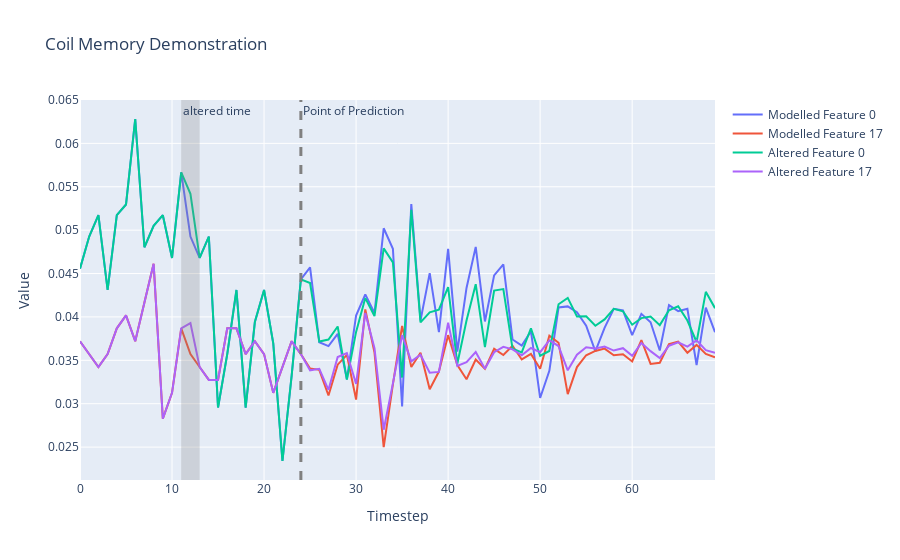

Here is the notebook cell this chart was saved with:
### Markdown cell above
## Coil Memory Demonstration

### Code cell
import matplotlib.pyplot as plt

states = []
# Select the batch we want to make predictions for
batch = 8

# After what step do we want the coil to start making its own predictions?
prediction_step = 24

# What features do we want to plot?
feature_sel = [0,17]

# Grab starting state tensor
state_tensor = batch_X[:,0,:]

# How many steps do we want to run the coil overall?
max_steps = 70

# Which timestamp do we want to force modify?
step_modify = 12

states.append(state_tensor[batch,feature_sel])
batch_size = batch_X.shape[0]
transition_tensor = torch.softmax(torch.zeros(batch_size, n_features, n_features), dim = 1).to("cuda")
for step_state in range(1,max_steps):
    state_tensor, transition_tensor = model.step_coil(state_tensor, transition_tensor)
    if step_state <= prediction_step:
        state_tensor = batch_X[:,step_state,:]
    states.append(state_tensor[batch,feature_sel])
    

# Get observed data to CPU and plot
data = [row.to('cpu').detach().numpy() for row in states]
# Transpose the data to get 5 traces
traces = list(zip(*data))

# Create the figure and add traces
fig = go.Figure()

# Plotting
for i, trace in enumerate(traces):
    model_trace = go.Scatter(y=trace, mode='lines', name=f'Modelled Feature {feature_sel[i]}')
    fig.add_trace(model_trace)
    
# Try with changing one X in memory
states = []
state_tensor = batch_X[:,0,:]
states.append(state_tensor[batch,feature_sel])
batch_size = batch_X.shape[0]
transition_tensor = torch.softmax(torch.zeros(batch_size, n_features, n_features), dim = 1).to("cuda")
for step_state in range(1,max_steps):
    state_tensor, transition_tensor = model.step_coil(state_tensor, transition_tensor)
    if step_state <= prediction_step:
        state_tensor = batch_X[:,step_state,:]
        
    # change a single state in memory:
    if step_state == step_modify:
        state_tensor = batch_X[:,step_state,:] * 1.1
    states.append(state_tensor[batch,feature_sel])


# Get observed data to CPU and plot
data = [row.to('cpu').detach().numpy() for row in states]
# Transpose the data to get 5 traces
traces = list(zip(*data))

# Plotting
for i, trace in enumerate(traces):
    obs_trace = go.Scatter(y=trace, mode='lines', name=f'Altered Feature {feature_sel[i]}')
    fig.add_trace(obs_trace)
    
# Add Line highlighting when the coil becomes responsible for its own predictions
fig.add_vline(x=prediction_step, line_width=3, line_dash="dash", line_color="grey", annotation_text='Point of Prediction')    

# Add title and labels
fig.update_layout(title=f'Coil Memory Demonstration',
                    xaxis_title='Timestep',
                    yaxis_title='Value')


fig.add_vrect(x0=step_modify-1, x1=step_modify+1, 
              annotation_text="altered time", annotation_position="top left",
              fillcolor="grey", opacity=0.25, line_width=0)

# Show the figure
fig.show()

### Figure 1 — Plotly figure (JSON) as saved in the notebook; plotly's stock layout.template omitted (floating-point values rounded to 4 significant figures)
{"data": [{"mode": "lines", "name": "Modelled Feature 0", "type": "scatter", "y": [0.04557, 0.04926, 0.05172, 0.0431, 0.05172, 0.05296, 0.06281, 0.04803, 0.05049, 0.05172, 0.0468, 0.05665, 0.04926, 0.0468, 0.04926, 0.02956, 0.03571, 0.0431, 0.02956, 0.03941, 0.0431, 0.03695, 0.0234, 0.03325, 0.04433, 0.04571, 0.03709, 0.03664, 0.03806, 0.03281, 0.04015, 0.0426, 0.04045, 0.05022, 0.04785, 0.02969, 0.05302, 0.03958, 0.04504, 0.03825, 0.04784, 0.03601, 0.04334, 0.04808, 0.03948, 0.04479, 0.04605, 0.0374, 0.03669, 0.03836, 0.03066, 0.03379, 0.04109, 0.04122, 0.04056, 0.03898, 0.03602, 0.03874, 0.04093, 0.04076, 0.0379, 0.04035, 0.03939, 0.03613, 0.04136, 0.04067, 0.04095, 0.03446, 0.04108, 0.03824]}, {"mode": "lines", "name": "Modelled Feature 17", "type": "scatter", "y": [0.0372, 0.03571, 0.03423, 0.03571, 0.03869, 0.04018, 0.0372, 0.04167, 0.04613, 0.02827, 0.03125, 0.03869, 0.03571, 0.03423, 0.03274, 0.03274, 0.03869, 0.03869, 0.03571, 0.0372, 0.03571, 0.03125, 0.03423, 0.0372, 0.03571, 0.03407, 0.0339, 0.03094, 0.0345, 0.03562, 0.03048, 0.04087, 0.03589, 0.025, 0.03222, 0.03896, 0.03424, 0.03586, 0.03167, 0.0337, 0.0379, 0.03445, 0.03282, 0.03509, 0.03402, 0.03632, 0.03561, 0.03668, 0.0351, 0.03574, 0.03404, 0.03784, 0.03702, 0.03111, 0.03422, 0.03559, 0.03608, 0.03635, 0.03559, 0.0357, 0.03487, 0.03732, 0.03458, 0.03472, 0.03686, 0.03716, 0.03587, 0.03678, 0.03574, 0.03535]}, {"mode": "lines", "name": "Altered Feature 0", "type": "scatter", "y": [0.04557, 0.04926, 0.05172, 0.0431, 0.05172, 0.05296, 0.06281, 0.04803, 0.05049, 0.05172, 0.0468, 0.05665, 0.05419, 0.0468, 0.04926, 0.02956, 0.03571, 0.0431, 0.02956, 0.03941, 0.0431, 0.03695, 0.0234, 0.03325, 0.04433, 0.0439, 0.03716, 0.03739, 0.0389, 0.03277, 0.03828, 0.04217, 0.0401, 0.0479, 0.04628, 0.03302, 0.05235, 0.03937, 0.04054, 0.04084, 0.04343, 0.0346, 0.0396, 0.04378, 0.03653, 0.04303, 0.04321, 0.03636, 0.03591, 0.03869, 0.03553, 0.03607, 0.04146, 0.0422, 0.04005, 0.04008, 0.03899, 0.03972, 0.04093, 0.04065, 0.0391, 0.03986, 0.04005, 0.03905, 0.04077, 0.04123, 0.03958, 0.03711, 0.04289, 0.04101]}, {"mode": "lines", "name": "Altered Feature 17", "type": "scatter", "y": [0.0372, 0.03571, 0.03423, 0.03571, 0.03869, 0.04018, 0.0372, 0.04167, 0.04613, 0.02827, 0.03125, 0.03869, 0.03929, 0.03423, 0.03274, 0.03274, 0.03869, 0.03869, 0.03571, 0.0372, 0.03571, 0.03125, 0.03423, 0.0372, 0.03571, 0.03385, 0.03402, 0.03161, 0.03537, 0.03584, 0.03228, 0.04046, 0.03641, 0.02701, 0.03234, 0.03791, 0.03489, 0.03564, 0.03357, 0.03367, 0.03934, 0.03435, 0.03479, 0.03596, 0.03402, 0.03594, 0.03656, 0.03626, 0.03558, 0.03642, 0.03594, 0.0373, 0.03665, 0.03385, 0.03564, 0.03651, 0.03635, 0.03659, 0.03612, 0.0364, 0.03551, 0.03699, 0.03606, 0.03527, 0.03668, 0.03708, 0.03659, 0.0373, 0.03617, 0.03587]}], "layout": {"annotations": [{"showarrow": false, "text": "Point of Prediction", "x": 24, "xanchor": "left", "xref": "x", "y": 1, "yanchor": "top", "yref": "y domain"}, {"showarrow": false, "text": "altered time", "x": 11, "xanchor": "left", "xref": "x", "y": 1, "yanchor": "top", "yref": "y domain"}], "shapes": [{"line": {"color": "grey", "dash": "dash", "width": 3}, "type": "line", "x0": 24, "x1": 24, "xref": "x", "y0": 0, "y1": 1, "yref": "y domain"}, {"fillcolor": "grey", "line": {"width": 0}, "opacity": 0.25, "type": "rect", "x0": 11, "x1": 13, "xref": "x", "y0": 0, "y1": 1, "yref": "y domain"}], "title": {"text": "Coil Memory Demonstration"}, "xaxis": {"title": {"text": "Timestep"}}, "yaxis": {"title": {"text": "Value"}}}}
